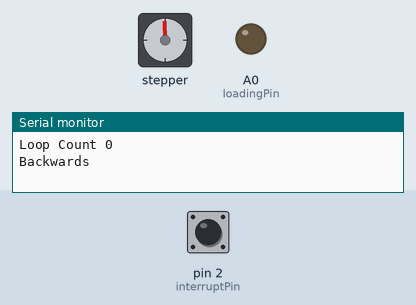
This sketch was run on a simulated Arduino Uno, built with avr-gcc and run on an emulated ATmega328P. On the bench: stepper motor, output pins drawn as LEDs (lit = HIGH), the last lines printed to the serial monitor. The inputs (shaded band) are chosen by the test bench; at power-on: pin 2 (interruptPin) HIGH. Stepper angles assume 2048 steps per turn.

Above: at 1.2 s.
1.3 s: pin 2 (interruptPin) pulled LOW for 0.15 s
At 1.9 s:
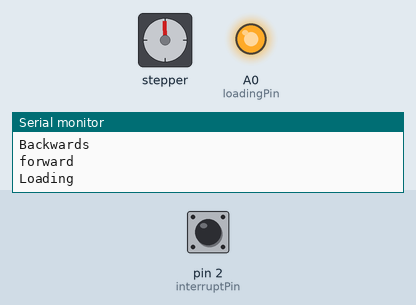
4.4 s: pin 2 (interruptPin) pulled LOW for 1 s
At 4.57 s:
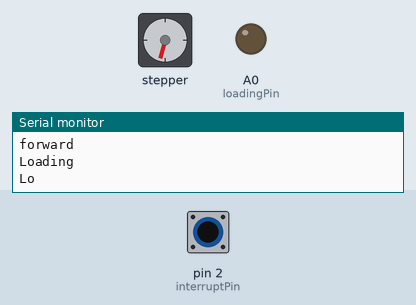
8.4 s: pin 2 (interruptPin) pulled LOW for 0.15 s
At 9.6 s:
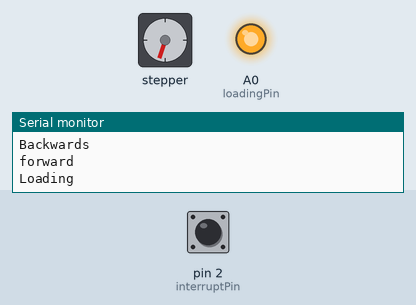
11.5 s: pin 2 (interruptPin) pulled LOW for 3.2 s
At 12.3 s:
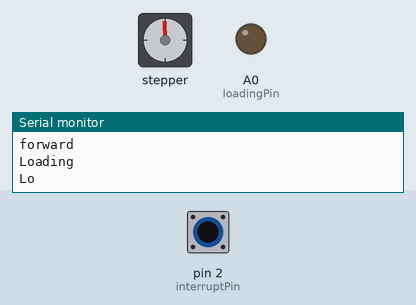
17.7 s: pin 2 (interruptPin) pulled LOW for 3.2 s
At 17.86 s:
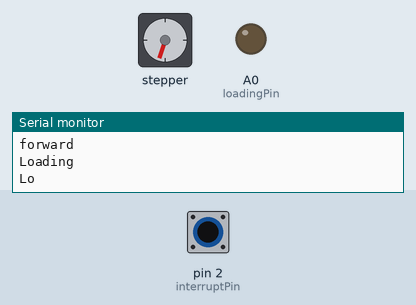
23.9 s: pin 2 (interruptPin) pulled LOW for 0.15 s
At 24.9 s:
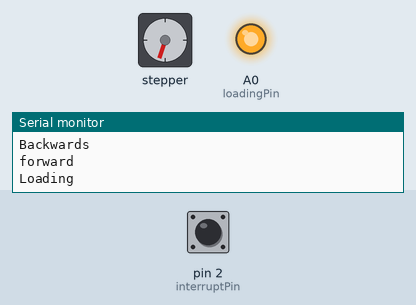
Timing chart, 0 to 74.5 s (numbered marks = the images above; inputs shaded):
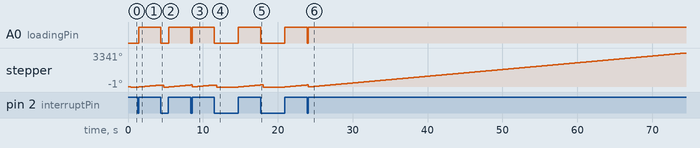

Measured:
- after the input at 1.3 s, A0 (loadingPin): LOW → HIGH after 0.15 s
- after the input at 4.4 s, A0 (loadingPin): HIGH → LOW at once, → HIGH 1.0 s later
- after the input at 8.4 s, A0 (loadingPin): HIGH → LOW at once, → HIGH 0.14 s later
- after the input at 11.5 s, A0 (loadingPin): HIGH → LOW at once, → HIGH 3.2 s later
- after the input at 17.7 s, A0 (loadingPin): HIGH → LOW at once, → HIGH 3.2 s later
- after the input at 23.9 s, A0 (loadingPin): HIGH → LOW at once, → HIGH 0.15 s later

The sketch:

FeedStepper_V02.ino
```cpp
#include <AccelStepper.h>
#define HALFSTEPFEED 4
//#define HALFSTEPSTIR 4

// Motor pin definitions for FeedStepper
#define motorPin1 8 // IN1 on the ULN2003 driver 1
#define motorPin2 9 // IN2 on the ULN2003 driver 1
#define motorPin3 10 // IN3 on the ULN2003 driver 1
#define motorPin4 11 // IN4 on the ULN2003 driver 1

/*
//Motor pin for StirStepper
#define motorPin1_2 4 // IN1 on the ULN2003 driver 1
#define motorPin2_2 5 // IN2 on the ULN2003 driver 1
#define motorPin3_2 6 // IN3 on the ULN2003 driver 1
#define motorPin4_2 7 // IN4 on the ULN2003 driver 1
*/

int stirCount = 10
;
int loopCount =0;
volatile boolean load = false;
const byte loadingPin =A0; //pin that show loading is occuring
const byte interruptPin = 2; //pin used with button to begin a load
int rspeed = 3;

// Initialize with pin sequence IN1-IN3-IN2-IN4 for using the AccelStepper with 28BYJ-48
AccelStepper feed(HALFSTEPFEED, motorPin1, motorPin3, motorPin2, motorPin4);
//AccelStepper stir(HALFSTEPSTIR, motorPin1_2, motorPin2_2, motorPin3_2, motorPin4_2);

void setup() {
  Serial.begin(9600);
  // Set the maximum speed in steps per second:
  feed.setMaxSpeed(1000);
  //stir.setMaxSpeed(1000);

  //setup pins;
  pinMode(interruptPin, INPUT_PULLUP);
  pinMode(loadingPin, OUTPUT);
  attachInterrupt(digitalPinToInterrupt(interruptPin),loader,LOW);

}
void loop() {
  //load?
  if (load){
    loopCount=0;
    Serial.println("Loading");
    digitalWrite(loadingPin, HIGH);
    //run feed relatively quickly
    while (load){
      //run load conditions
      feed.setSpeed(400);
      feed.runSpeed();
    }
  }
  digitalWrite(loadingPin, LOW);
  // Set the feed current position to 0
  Serial.print("Loop Count ");
  Serial.println(loopCount);
  Serial.println("Backwards");
  feed.setCurrentPosition(0);
  // Run the motor backwared the motor reaches 400 steps:
  while(feed.currentPosition() != -500 && !load)
  {
    feed.setSpeed(-1*rspeed);
    feed.runSpeed();
  }

  // Reset the position to 0:
  Serial.println("forward");
  feed.setCurrentPosition(0);
  // Run the motor forwards until the motor reaches 2000 steps:
  while(feed.currentPosition() != 2000 && !load)
  {
    feed.setSpeed(rspeed);
    feed.runSpeed();
  }
  /*
  //Stir the cell?
  if (loopCount == stirCount){
    //run the stirrer
    Serial.println("Stirring");
    stir.setCurrentPosition(0);
    while (stir.currentPosition() != 400){
      stir.setSpeed(200);
      stir.runSpeed();
    }
    delay(100);
    loopCount=0;
  }else{
    loopCount +=1;
  }
  */
}

void loader(){
  if (load){
    load=false;
  }else{
    load=true;
  }
}
```
